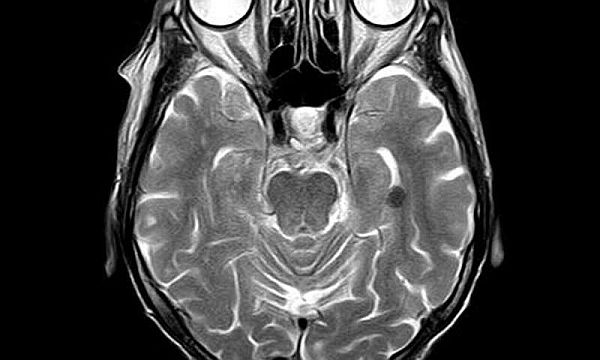
#> input picture images/brain.jpg, 600 x 360 px
$ python fft_kernel.py
#> lines starting #> are read from the running program, lines starting #| are printed output that depends on the picture
#> further down, img is the input picture: shape (360, 600); min 0, max 255, mean 65.1
import cv2
import numpy as np
from matplotlib import pyplot as plt

def omega(p, q):
   ''' The omega term in DFT and IDFT formulas'''
   return np.exp((2.0 * np.pi * 1j * q) / p)

def pad(lst):
   '''padding the list to next nearest power of 2 as FFT implemented is radix 2'''
   k = 0
   while 2**k < len(lst):
      k += 1
   return np.concatenate((lst, ([0] * (2 ** k - len(lst)))))

def fft(x):
   ''' FFT of 1-d signals
   usage : X = fft(x)
   where input x = list containing sequences of a discrete time signals
   and output X = dft of x '''

   n = len(x)
   if n == 1:
      return x
   Feven, Fodd = fft(x[0::2]), fft(x[1::2])
   combined = [0] * n
   for m in range(n//2):
     combined[m] = Feven[m] + omega(n, -m) * Fodd[m]
     combined[m + n//2] = Feven[m] - omega(n, -m) * Fodd[m]
   return combined

def ifft(X):
   ''' IFFT of 1-d signals
   usage x = ifft(X)
   unpadding must be done implicitly'''

   x = fft([x.conjugate() for x in X])
   return [x.conjugate()/len(X) for x in x]

def pad2(x):
   m, n = np.shape(x)
#> m = 360; n = 600
   M = 2 ** int(np.ceil(np.log2(m)))
#> M = 512
   N = 2 ** int(np.ceil(np.log2(n)))
#> N = 1024
   F = np.zeros((M,N), dtype = x.dtype)
   F[0:m, 0:n] = x
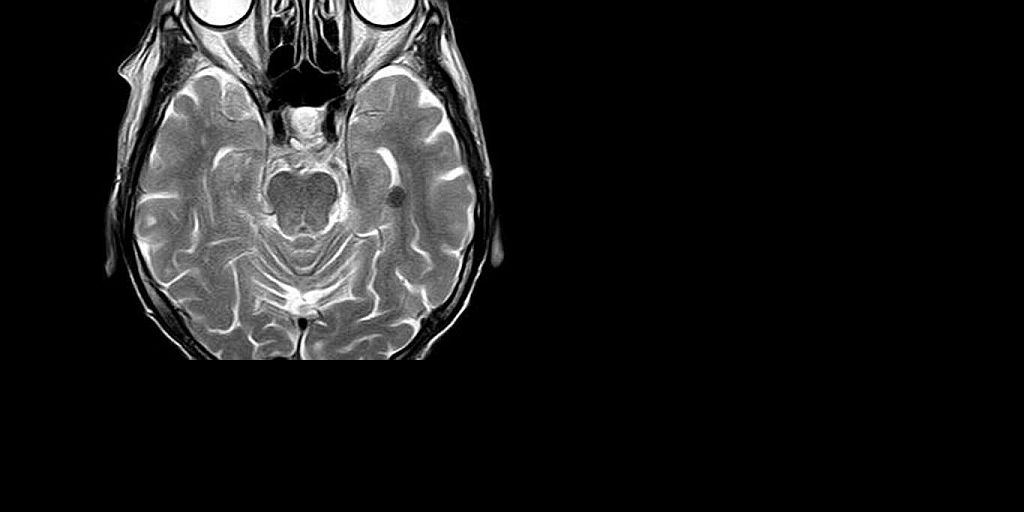
#> F: shape (512, 1024); min 0, max 255, mean 26.8
   return F, m, n

def fft2(f):
   '''FFT of 2-d signals/images with padding
   usage X, m, n = fft2(x), where m and n are dimensions of original signal'''

   f, m, n = pad2(f)
#> m = 360; n = 600
   return np.transpose(fft(np.transpose(fft(f)))), m, n
#> in fft, `n = len(x)`: n = 512
#> in fft, `combined = [0] * n`: combined = 512 values from 0 to 0
#> after the loop in fft, `for m in range(n//2):`: combined = 512 items

def ifft2(F, m, n):
   ''' IFFT of 2-d signals
   usage x = ifft2(X, m, n) with unpaded,
   where m and n are odimensions of original signal before padding'''

   f, M, N = fft2(np.conj(F))
   f = np.matrix(np.real(np.conj(f)))/(M*N)
   return f[0:m, 0:n]

def fftshift(F):
   ''' this shifts the centre of FFT of images/2-d signals'''
   M, N = F.shape
   R1, R2 = F[0: M/2, 0: N/2], F[M/2: M, 0: N/2]
   R3, R4 = F[0: M/2, N/2: N], F[M/2: M, N/2: N]
   sF = np.zeros(F.shape,dtype = F.dtype)
   sF[M/2: M, N/2: N], sF[0: M/2, 0: N/2] = R1, R4
   sF[M/2: M, 0: N/2], sF[0: M/2, N/2: N]= R3, R2
   return sF

if __name__ == "__main__":
    img = cv2.imread("images/brain.jpg", 0)

    X,m,n = fft2(img)
#> m = 360; n = 600

    f = np.fft.fft2(img)

    plt.subplot(131)
    plt.imshow(img, cmap='gray')
    plt.subplot(132)
    plt.imshow(np.abs(X), cmap='gray')
    plt.subplot(133)
    plt.imshow(np.abs(f), cmap='gray')
    plt.show()
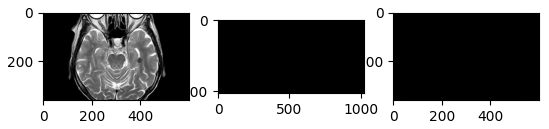
#> figure drawn by matplotlib, 3 panels

    # [19 lines of commented-out code are left out]

$ run again, with images/heart.jpg copied over images/brain.jpg
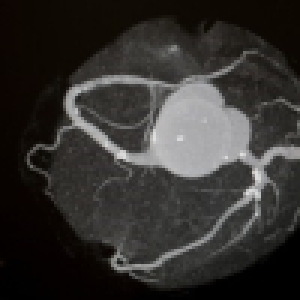
#> input picture images/heart.jpg, 100 x 100 px (shown 3 times larger)
#> in pad2, `F[0:m, 0:n] = x`:
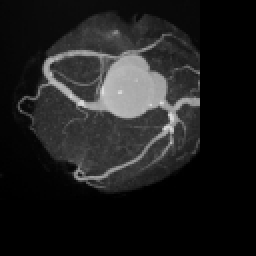
#> F: shape (128, 128) (shown 2 times larger); min 0, max 223, mean 30.6
#> in fft2, `f, m, n = pad2(f)`: m = 100
#> in fft, `n = len(x)`: n = 128
#> in fft, `combined = [0] * n`: combined = 128 values from 0 to 0
#> after the loop in fft, `for m in range(n//2):`: combined = 128 items
#> `X,m,n = fft2(img)`: m = 100
#> `plt.show()`:
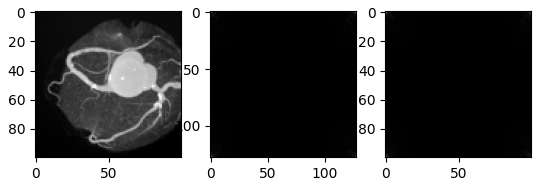
#> figure drawn by matplotlib, 3 panels
